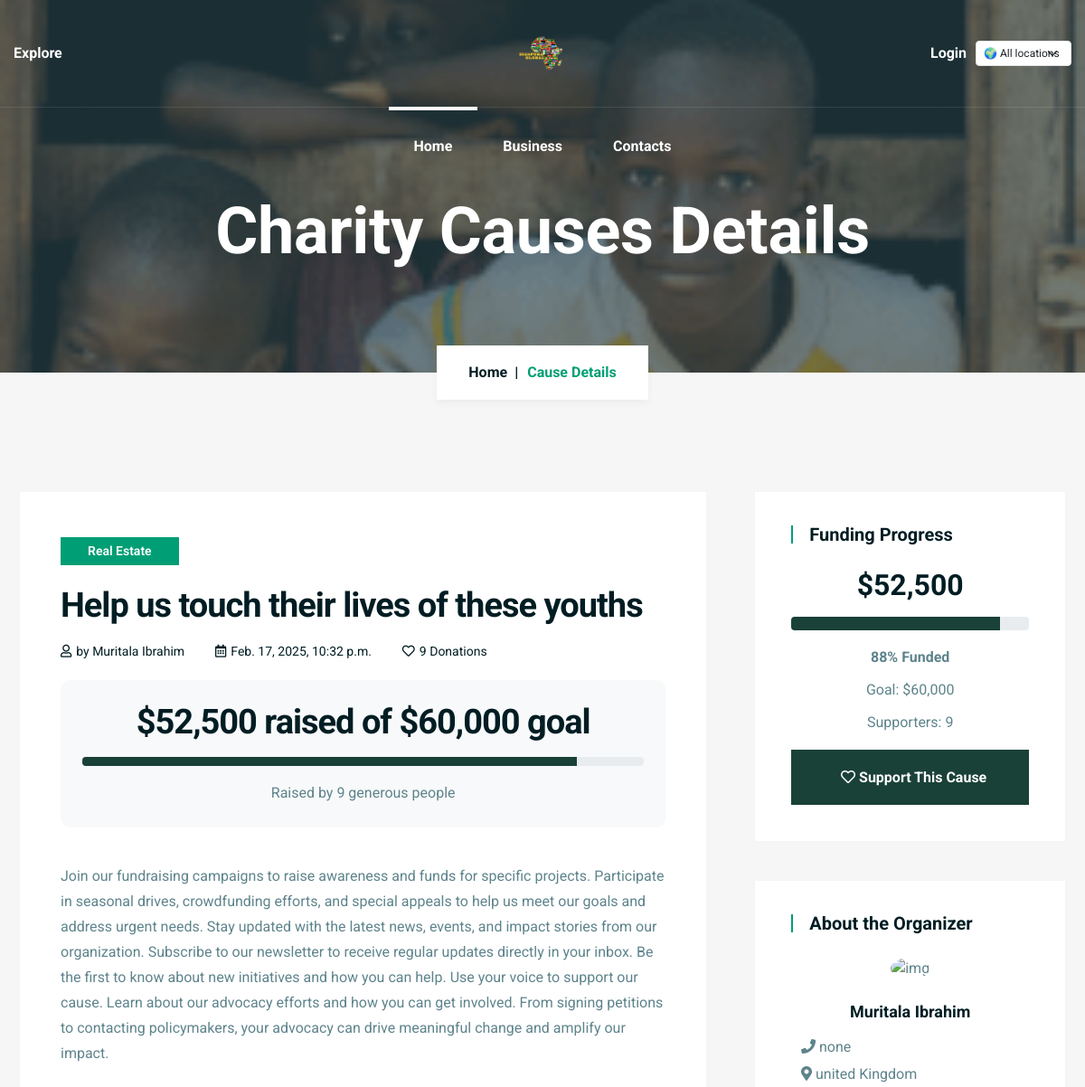
Page /businesses/1/ (upper part) on the earlier database version.
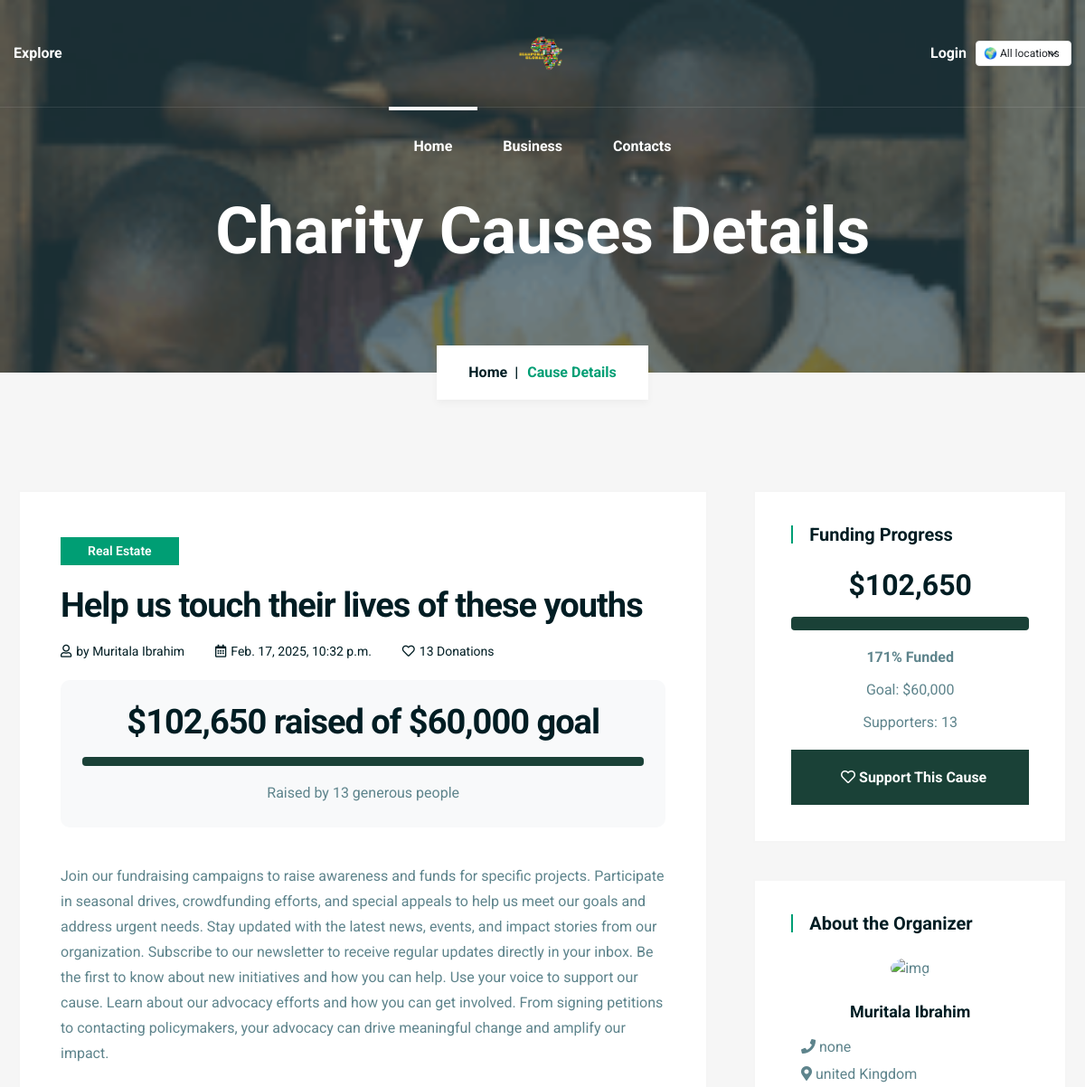
Same page on the later database version.
### main/models.py (models this page shows, shortened)
class Donation(models.Model):
    image_one = models.FileField(upload_to='account_files/profile_photos/', blank=True, default="none")
    image_three = models.FileField(upload_to='account_files/profile_photos/', blank=True, default="none")
    image_four = models.FileField(upload_to='account_files/profile_photos/', blank=True, default="none")
    title = models.CharField(max_length=50, default="none")
    description = models.TextField(default="none")
    goal = models.CharField(max_length=20, default="none")
    about = models.TextField(default="none")
    summary = models.TextField(default="none")
    challenge = models.TextField(default="none")
    target_one = models.CharField(max_length=1020, default="none")
    target_two = models.CharField(max_length=1020, default="none", null=True)
    target_three = models.CharField(max_length=1020, default="none", null=True)
    target_four = models.CharField(max_length=1020, default="none", null=True)
    target_five = models.CharField(max_length=1020, default="none", null=True)
    target_six = models.CharField(max_length=1020, default="none")
    target_seven = models.CharField(max_length=1020, default="none")
    more_info = models.TextField(default="none")
    image_two = models.FileField(upload_to='account_files/profile_photos/', blank=True, default="none")
    website = models.CharField(max_length=1020, default="none")
    project_type = models.CharField(max_length=1020, default="none")
    location = models.CharField(max_length=1020, default="none")
    app_user = models.ForeignKey(AppUser, on_delete=models.CASCADE)
    image_portriat = models.FileField(upload_to='account_files/profile_photos/', blank=True, default="none")
    amount_donated = models.DecimalField(max_digits=10, decimal_places=2, default=Decimal('0.00'))
    status = models.BooleanField(default=False)
    pub_date = models.DateTimeField(default=timezone.now)
    def percentage_raised(self):
        if self.goal and self.amount_donated:
            goal_amount = Decimal(self.goal)
            return (self.amount_donated / goal_amount) * 100
        return 0

class AppUser(models.Model):
    USER_TYPES = (
        ('investor', 'Investor'),
        ('business_owner', 'Business Owner'),
    )
    user = models.OneToOneField(User, on_delete=models.CASCADE)
    otp_code = models.CharField(default="none", max_length=10)
    email = models.CharField(max_length=150, default="none")
    category = models.CharField(max_length=150, default="none")
    gender = models.CharField(max_length=150, default="none")
    phone_no = models.CharField(max_length=150, default="none")
    user_type = models.CharField(max_length=20, choices=USER_TYPES, default='investor')

### main/views.py (the view)
# urls.py: path('businesses/<int:business_id>/', views.DonationDetailsView, name='business_details'),
def DonationDetailsView(request, business_id):
    if request.method == "POST":
        pass
    else:
        donation = get_object_or_404(Donation, id=business_id)
        app_user = donation.app_user
        try:
            days_since = max((timezone.now() - donation.pub_date).days, 0)
        except Exception:
            days_since = 0
        donators_count = donation.contributions.count()
        setattr(donation, 'days_since_published', days_since)
        setattr(donation, 'donators_count', donators_count)
        related_donations = Donation.objects.filter(
            project_type=donation.project_type
        ).exclude(id=donation.id).order_by('-pub_date')[:4]
        context = {
            "donation": donation,
            "app_user": app_user,
            "donation_days": days_since,
            "donation_donators_count": donators_count,
            "related_donations": related_donations,
        }
        return render(request, "main/donation-detail.html", context)

### main/templates/main/donation-detail.html (shortened to what the changed rows need)
{% extends 'main/base.html' %} {% load static humanize %} {% block content %}
<section
	class="breadcrumb-area breadcrumb-bg"
	data-background="{{ donation.image_one.url }}"
>
	<div class="container">
		<div class="row justify-content-center">
			<div class="col-lg-10">
				<div class="breadcrumb-content text-center">
					<h2 class="title">Charity Causes Details</h2>
				</div>
			</div>
		</div>
	</div>
</section>
<section class="blog-details-area gray-bg pt-130 pb-100">
	<div class="container">
		<div class="row justify-content-center">
			<div class="col-lg-8">
				<div class="blog--post--item">
					<div class="blog--post--content blog-details-content">
						<div class="blog--tag">
							<a href="#">{{ donation.project_type }}</a>
						</div>
						<h2>{{ donation.title }}</h2>
						<div class="blog--post--meta mb-20">
							<ul>
								<li>
									<i class="far fa-user"></i><span>by </span
									><a href="#">{{ donation.app_user.user.get_full_name }}</a>
								</li>
								<li>
									<span
										><i class="far fa-calendar-alt"></i>{{ donation.pub_date }}</span
									>
								</li>
								<li>
									<a href="#"
										><i class="far fa-heart"></i>{{ donation.contributions.count}} Donations</a
									>
								</li>
							</ul>
						</div>
						<div
							class="cause-amounts text-center mb-40 p-4"
							style="background: #f8f9fa; border-radius: 10px"
						>
							<h2 class="title mb-3">
								${{ donation.amount_donated|floatformat:0|intcomma }}
								<span
									>raised of ${{ donation.goal|floatformat:0|intcomma }}
									goal</span
								>
							</h2>
							<div class="progress mb-3" style="height: 10px">
								<div
									class="progress-bar"
									role="progressbar"
									style="width: {{ donation.percentage_raised|floatformat:0 }}%; background: #1A4137;"
									aria-valuenow="{{ donation.percentage_raised|floatformat:0 }}"
									aria-valuemin="0"
									aria-valuemax="100"
								></div>
							</div>
							<p class="mb-0">
								Raised by {{ donation.contributions.count }} generous people
							</p>
						</div>
						<p>{{ donation.description }}</p>
					</div>
				</div>
			</div>
			<div class="col-lg-4 col-md-7">
				<aside class="blog-sidebar pl-20">
					<div class="widget mb-40">
						<div class="blog-about text-center">
							<div class="cause-amounts">
								<h2 class="title mb-3" style="font-size: 2rem">
									${{ donation.amount_donated|floatformat:0|intcomma }}
								</h2>
								<div class="progress mb-3" style="height: 15px">
									<div
										class="progress-bar"
										role="progressbar"
										style="width: {{ donation.percentage_raised|floatformat:0 }}%; background: #1A4137;"
										aria-valuenow="{{ donation.percentage_raised|floatformat:0 }}"
										aria-valuemin="0"
										aria-valuemax="100"
									></div>
								</div>
								<p class="mb-2">
									<strong
										>{{ donation.percentage_raised|floatformat:0 }}%
										Funded</strong
									>
								</p>
								<p class="mb-2">
									Goal: ${{ donation.goal|floatformat:0|intcomma }}
								</p>
								<p class="mb-3">
									Supporters: {{ donation.contributions.count }}
								</p>
								<a
									href="{% url 'main:invest_now' donation.id %}"
									class="btn"
									style="background: #1a4137; color: white; width: 100%"
								>
									<i class="far fa-heart"></i> Support This Cause
								</a>
							</div>
						</div>
					</div>
					<div class="widget mb-40">
						<div class="blog-about text-center">
							<div class="b-about-content mb-20">
								<h4>{{ donation.app_user.user.get_full_name }}</h4>
								<ul style="text-align: left; margin: 0 auto; display: inline-block; line-height: 1.9;">
									<li><i class="fas fa-phone"></i> {{ donation.app_user.phone_no }}</li>
									<li><i class="fas fa-map-marker-alt"></i> {{ donation.location }}</li>
								</ul>
							</div>
						</div>
					</div>
				</aside>
			</div>
		</div>
	</div>
</section>
{% endblock %}

Differences in the rows shown:
changed Donation "Help us touch their lives of these youths": contributions.count "9" → "13"; amount_donated "52,500" → "102,650"; percentage_raised "88" → "171"
